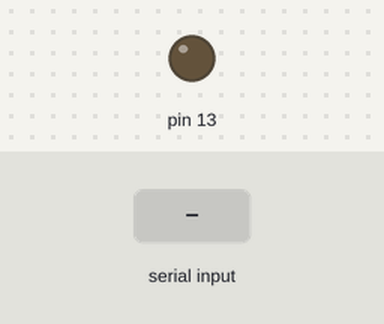
The sketch below on a simulated Arduino Uno, built with avr-gcc and run on an emulated ATmega328P. On the bench: output pins drawn as LEDs (lit = HIGH). Dashed ring = blinking. Inputs (shaded band) come from the test bench.

Above: at 1.2 s.
1.3 s: "r" received over Serial
At 1.9 s:
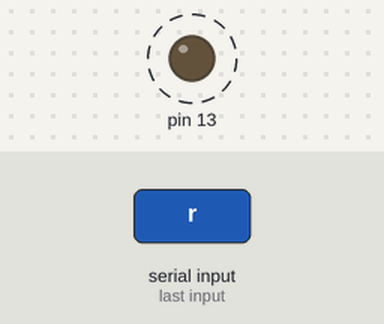
4.3 s: "l" received over Serial
At 5.3 s:
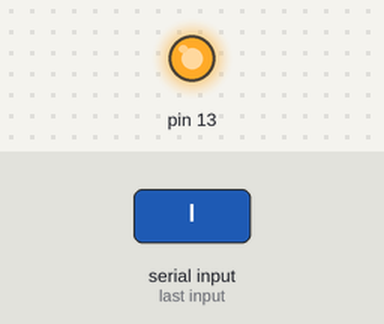
Timing chart, 0 to 13.3 s (numbered marks = the images above; inputs shaded):
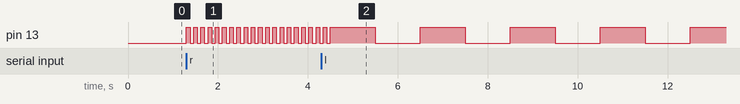

The sketch:

Uno.ino
```cpp
void setup(){
  pinMode(13,OUTPUT);
  Serial.begin(9600);
}
void loop(){
        char dato= Serial.read();//Guardamos en la variable dato el valor leido
        switch(dato){ //Comprobamos el dato
         case 'r':  //Si recibimos una 'r' ...
          for(int i=0; i<20; i++){
               digitalWrite(13,HIGH);
               delay(80);
               digitalWrite(13,LOW);
               delay(80);
          }
          break;
         case 'l':    //si recibimos una 'l' ...
         for(int i=0; i<10; i++){
               digitalWrite(13,HIGH);
               delay(1000);
               digitalWrite(13,LOW);
               delay(1000);
          }
          break;
          default:
           digitalWrite(13,LOW);
           break;
        }
}
```

Measured:
- after the input at 1.3 s, pin 13: alternates HIGH for 0.08 s and LOW for 0.08 s, starting at once
